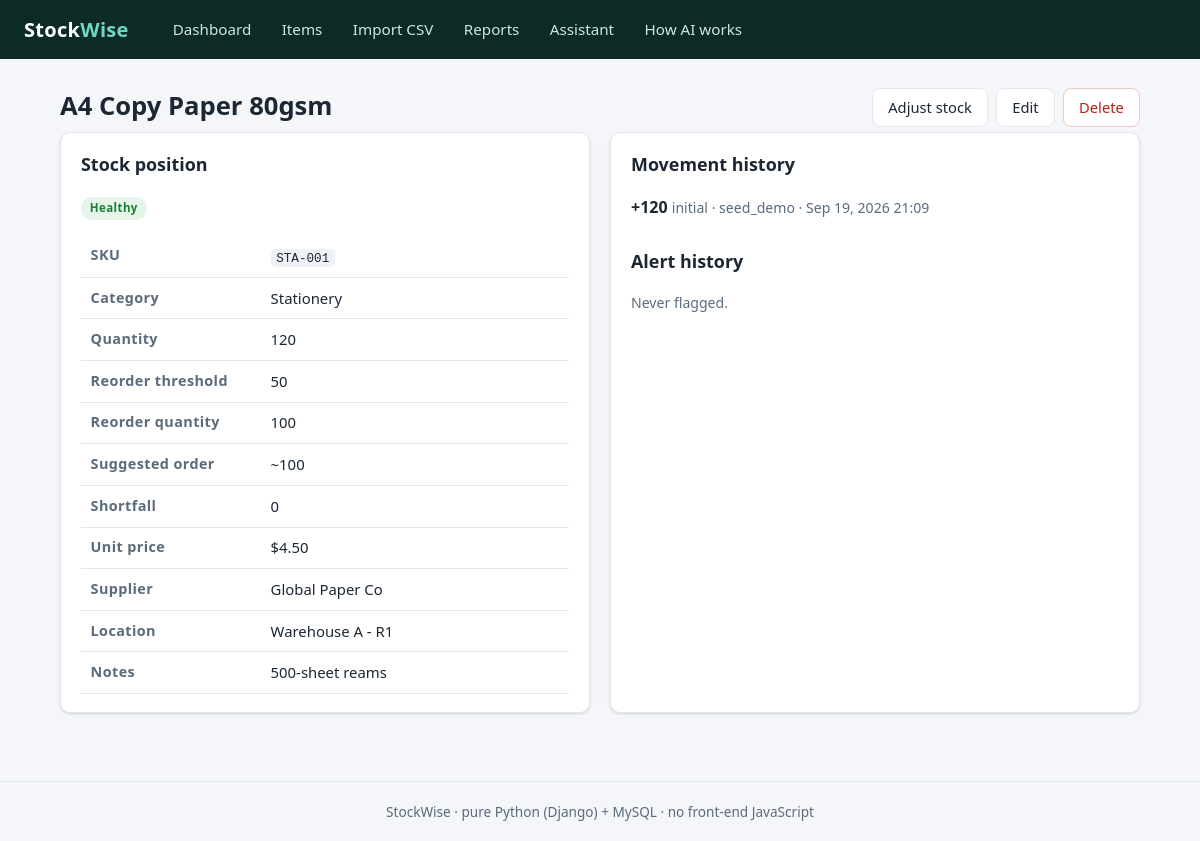
Page /items/1/ on the committed database.
### inventory/models.py (models this page shows, shortened)
class Item(models.Model):
    class Status(models.TextChoices):
        OK = "OK", "Healthy"
        LOW = "LOW", "Low stock"
        OUT = "OUT", "Out of stock"
    name = models.CharField(max_length=200)
    sku = models.CharField(max_length=64, unique=True, blank=True)
    category = models.CharField(max_length=100, blank=True, default="General")
    quantity = models.PositiveIntegerField(default=0)
    reorder_threshold = models.PositiveIntegerField(
        default=10,
        help_text="When quantity falls to or below this, the item is flagged.",
    )
    reorder_quantity = models.PositiveIntegerField(
        default=0,
        help_text="How much to order when restocking. 0 = auto-suggest.",
    )
    unit_price = models.DecimalField(
        max_digits=12, decimal_places=2, default=0
    )
    supplier = models.CharField(max_length=200, blank=True)
    location = models.CharField(max_length=200, blank=True)
    notes = models.TextField(blank=True)
    is_active = models.BooleanField(default=True)
    created_at = models.DateTimeField(auto_now_add=True)
    updated_at = models.DateTimeField(auto_now=True)
    class Meta:
        ordering = ["name"]
        indexes = [
            models.Index(fields=["category"]),
            models.Index(fields=["is_active"]),
        ]
    @property
    def needs_reorder(self):
        return self.quantity <= self.reorder_threshold
    @property
    def status(self):
        if self.quantity <= 0:
            return self.Status.OUT
        if self.needs_reorder:
            return self.Status.LOW
        return self.Status.OK
    @property
    def status_label(self):
        return self.Status(self.status).label
    @property
    def shortfall(self):
        return max(0, self.reorder_threshold - self.quantity)
    @property
    def suggested_order(self):
        if self.reorder_quantity > 0:
            return self.reorder_quantity
        return max(self.shortfall, self.reorder_threshold // 2)

class StockMovement(models.Model):
    class Reason(models.TextChoices):
        INITIAL = "INITIAL", "Initial stock"
        PURCHASE = "PURCHASE", "Purchase received"
        SALE = "SALE", "Sale / issued out"
        ADJUSTMENT = "ADJUSTMENT", "Manual adjustment"
        RETURN = "RETURN", "Customer return"
        DAMAGE = "DAMAGE", "Damage / loss"
    item = models.ForeignKey(
        Item, on_delete=models.CASCADE, related_name="movements"
    )
    delta = models.IntegerField(help_text="Positive = stock in, negative = out.")
    reason = models.CharField(
        max_length=20, choices=Reason.choices, default=Reason.ADJUSTMENT
    )
    note = models.CharField(max_length=255, blank=True)
    created_at = models.DateTimeField(auto_now_add=True)
    class Meta:
        ordering = ["-created_at"]

### inventory/views.py (the view)
# urls.py: path("items/<int:pk>/", views.item_detail, name="item_detail"),
def item_detail(request, pk):
    item = get_object_or_404(Item, pk=pk)
    return render(
        request,
        "inventory/item_detail.html",
        {
            "item": item,
            "movements": item.movements.all()[:20],
            "alerts": item.alerts.all()[:10],
            "adjust_form": AdjustStockForm(),
        },
    )

### inventory/templates/inventory/item_detail.html (shortened to what this page needs)
{% extends "inventory/base.html" %}
{% block content %}
<div class="page-head">
  <h1>{{ item.name }}</h1>
  <div class="actions">
    <a class="btn" href="{% url 'item_adjust' item.pk %}">Adjust stock</a>
    <a class="btn" href="{% url 'item_update' item.pk %}">Edit</a>
    <a class="btn btn-danger" href="{% url 'item_confirm_delete' item.pk %}">Delete</a>
  </div>
</div>
<div class="two-col">
  <section class="card">
    <h2>Stock position</h2>
    <p>
      <span class="badge {% if item.status == 'OUT' %}badge-out{% elif item.status == 'LOW' %}badge-low{% else %}badge-ok{% endif %}">
        {{ item.status_label }}
      </span>
    </p>
    <table class="kv">
      <tr><th>SKU</th><td><code>{{ item.sku }}</code></td></tr>
      <tr><th>Category</th><td>{{ item.category|default:"General" }}</td></tr>
      <tr><th>Quantity</th><td>{{ item.quantity }}</td></tr>
      <tr><th>Reorder threshold</th><td>{{ item.reorder_threshold }}</td></tr>
      <tr><th>Reorder quantity</th><td>{{ item.reorder_quantity|default:"auto" }}</td></tr>
      <tr><th>Suggested order</th><td>~{{ item.suggested_order }}</td></tr>
      <tr><th>Shortfall</th><td>{{ item.shortfall }}</td></tr>
      <tr><th>Unit price</th><td>${{ item.unit_price|floatformat:2 }}</td></tr>
      <tr><th>Supplier</th><td>{{ item.supplier|default:"-" }}</td></tr>
      <tr><th>Location</th><td>{{ item.location|default:"-" }}</td></tr>
      {% if item.notes %}<tr><th>Notes</th><td>{{ item.notes }}</td></tr>{% endif %}
    </table>
  </section>
  <section class="card">
    <h2>Movement history</h2>
    <ul class="plain-list">
      {% for m in movements %}
      <li>
        <strong>{{ m.delta|stringformat:"+d" }}</strong>
        <span class="muted">{{ m.reason|lower }}{% if m.note %} &middot; {{ m.note }}{% endif %}
        &middot; {{ m.created_at|date:"M d, Y H:i" }}</span>
      </li>
      {% empty %}<li class="muted">No movements yet.</li>{% endfor %}
    </ul>
    <h2 class="mt">Alert history</h2>
    <ul class="plain-list">
      {% for a in alerts %}
      <li>
        <span class="badge {% if a.severity == 'OUT' %}badge-out{% else %}badge-low{% endif %}">{{ a.severity }}</span>
        <span class="muted">{{ a.created_at|date:"M d, Y" }} &middot; qty {{ a.quantity_at_alert }} / threshold {{ a.threshold_at_alert }}</span>
      </li>
      {% empty %}<li class="muted">Never flagged.</li>{% endfor %}
    </ul>
  </section>
</div>
{% endblock %}

### inventory/static/inventory/styles.css (style rules this page uses)
:root { --bg: #f4f6f9; --surface: #ffffff; --ink: #1c2733; --ink-soft: #5b6b7c; --line: #e3e8ef; --primary: #0f6b5f; --primary-ink: #ffffff; --accent: #0f6b5f; --ok: #1a7f37; --warn: #b45309; --danger: #b42318; --radius: 10px; --shadow: 0 1px 2px rgba(16, 24, 40, 0.06), 0 1px 3px rgba(16, 24, 40, 0.1); }
* { box-sizing: border-box; }
body { margin: 0; font-family: "Segoe UI", -apple-system, BlinkMacSystemFont, Roboto, "Helvetica Neue", Arial, sans-serif; background: var(--bg); color: var(--ink); line-height: 1.55; }
h1 { font-size: 1.6rem; margin: 0.2rem 0 0.4rem; }
h2 { font-size: 1.12rem; margin: 0 0 0.7rem; display: flex; align-items: center; gap: 0.5rem; flex-wrap: wrap; }
h2.mt { margin-top: 1.4rem; }
.page-head { display: flex; justify-content: space-between; align-items: center; gap: 1rem; flex-wrap: wrap; }
.actions { display: flex; gap: 0.5rem; align-items: center; flex-wrap: wrap; }
.card { background: var(--surface); border: 1px solid var(--line); border-radius: var(--radius); box-shadow: var(--shadow); padding: 1.1rem 1.25rem; margin-bottom: 1.25rem; }
.two-col { display: grid; grid-template-columns: 1fr 1fr; gap: 1.25rem; }
table { width: 100%; border-collapse: collapse; font-size: 0.93rem; }
th, td { text-align: left; padding: 0.55rem 0.6rem; border-bottom: 1px solid var(--line); vertical-align: top; }
th { color: var(--ink-soft); font-weight: 600; font-size: 0.82rem; text-transform: uppercase; letter-spacing: 0.4px; }
table.kv th { width: 180px; text-transform: none; font-size: 0.9rem; }
.badge, .tag { display: inline-block; font-size: 0.72rem; font-weight: 700; padding: 0.15rem 0.55rem; border-radius: 999px; letter-spacing: 0.4px; }
.badge-ok { background: #e6f4ea; color: var(--ok); }
.btn { display: inline-block; background: #ffffff; color: var(--ink); border: 1px solid var(--line); border-radius: 8px; padding: 0.45rem 0.95rem; font-size: 0.92rem; text-decoration: none; cursor: pointer; }
.btn-danger { background: #ffffff; border-color: #f1c7c3; color: var(--danger); }
.plain-list { list-style: none; margin: 0; padding: 0; }
.plain-list li { padding: 0.35rem 0; border-bottom: 1px dashed var(--line); }
.plain-list li:last-child { border-bottom: none; }
.muted { color: var(--ink-soft); font-size: 0.88rem; }
code { background: #eef2f6; padding: 0.1rem 0.35rem; border-radius: 5px; font-size: 0.85em; }
a { color: var(--primary); }

### rows in the picture
Item: name "A4 Copy Paper 80gsm", status_label "Healthy", sku "STA-001", category "Stationery", quantity "120", reorder_threshold "50", reorder_quantity "100", suggested_order "100", shortfall "0", unit_price "4.50", supplier "Global Paper Co", location "Warehouse A - R1", notes "500-sheet reams"
StockMovement: delta "+120", reason "initial", note "seed_demo", created_at "Sep 19, 2026 21:09"
